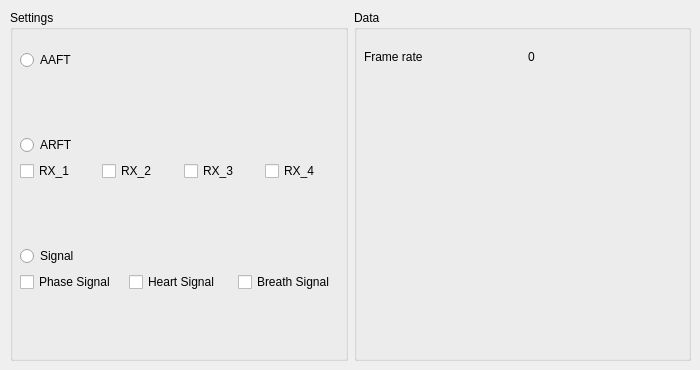
       <widget class="QWidget" name="tab_2">
        <attribute name="title">
         <string>Plot</string>
        </attribute>
        <widget class="QWidget" name="horizontalLayoutWidget_4">
         <property name="geometry">
          <rect>
           <x>10</x>
           <y>10</y>
           <width>681</width>
           <height>351</height>
          </rect>
         </property>
         <layout class="QHBoxLayout" name="horizontalLayout_26">
          <item>
           <widget class="QGroupBox" name="groupBox_8">
            <property name="title">
             <string>Settings</string>
            </property>
            <widget class="QWidget" name="verticalLayoutWidget_13">
             <property name="geometry">
              <rect>
               <x>10</x>
               <y>40</y>
               <width>321</width>
               <height>301</height>
              </rect>
             </property>
             <layout class="QVBoxLayout" name="verticalLayout_13">
              <item>
               <layout class="QHBoxLayout" name="horizontalLayout_13">
                <item>
                 <widget class="QRadioButton" name="rb_plot_aaft_1">
                  <property name="text">
                   <string>AAFT</string>
                  </property>
                 </widget>
                </item>
               </layout>
              </item>
              <item>
               <spacer name="verticalSpacer_28">
                <property name="orientation">
                 <enum>Qt::Vertical</enum>
                </property>
                <property name="sizeHint" stdset="0">
                 <size>
                  <width>20</width>
                  <height>40</height>
                 </size>
                </property>
               </spacer>
              </item>
              <item>
               <layout class="QHBoxLayout" name="horizontalLayout_31">
                <item>
                 <widget class="QRadioButton" name="rb_plot_arft_1">
                  <property name="text">
                   <string>ARFT</string>
                  </property>
                 </widget>
                </item>
               </layout>
              </item>
              <item>
               <layout class="QHBoxLayout" name="horizontalLayout_3">
                <item>
                 <widget class="QCheckBox" name="cb_plot_arft_rx_1">
                  <property name="text">
                   <string>RX_1</string>
                  </property>
                 </widget>
                </item>
                <item>
                 <widget class="QCheckBox" name="cb_plot_arft_rx_2">
                  <property name="text">
                   <string>RX_2</string>
                  </property>
                 </widget>
                </item>
                <item>
                 <widget class="QCheckBox" name="cb_plot_arft_rx_3">
                  <property name="text">
                   <string>RX_3</string>
                  </property>
                 </widget>
                </item>
                <item>
                 <widget class="QCheckBox" name="cb_plot_arft_rx_4">
                  <property name="text">
                   <string>RX_4</string>
                  </property>
                 </widget>
                </item>
               </layout>
              </item>
              <item>
               <spacer name="verticalSpacer_29">
                <property name="orientation">
                 <enum>Qt::Vertical</enum>
                </property>
                <property name="sizeHint" stdset="0">
                 <size>
                  <width>20</width>
                  <height>40</height>
                 </size>
                </property>
               </spacer>
              </item>
              <item>
               <layout class="QHBoxLayout" name="horizontalLayout_30">
                <item>
                 <widget class="QRadioButton" name="rb_plot_signal_1">
                  <property name="text">
                   <string>Signal</string>
                  </property>
                 </widget>
                </item>
               </layout>
              </item>
              <item>
               <layout class="QHBoxLayout" name="horizontalLayout_12">
                <item>
                 <widget class="QCheckBox" name="cb_plot_phase_signal_1">
                  <property name="text">
                   <string>Phase Signal</string>
                  </property>
                 </widget>
                </item>
                <item>
                 <widget class="QCheckBox" name="cb_plot_heart_signal_1">
                  <property name="text">
                   <string>Heart Signal</string>
                  </property>
                 </widget>
                </item>
                <item>
                 <widget class="QCheckBox" name="cb_plot_breath_signal_1">
                  <property name="text">
                   <string>Breath Signal</string>
                  </property>
                 </widget>
                </item>
               </layout>
              </item>
              <item>
               <spacer name="verticalSpacer_22">
                <property name="orientation">
                 <enum>Qt::Vertical</enum>
                </property>
                <property name="sizeHint" stdset="0">
                 <size>
                  <width>20</width>
                  <height>40</height>
                 </size>
                </property>
               </spacer>
              </item>
             </layout>
            </widget>
           </widget>
          </item>
          <item>
           <widget class="QGroupBox" name="groupBox_9">
            <property name="title">
             <string>Data</string>
            </property>
            <widget class="QWidget" name="verticalLayoutWidget_14">
             <property name="geometry">
              <rect>
               <x>10</x>
               <y>40</y>
               <width>321</width>
               <height>301</height>
              </rect>
             </property>
             <layout class="QVBoxLayout" name="verticalLayout_14">
              <item>
               <layout class="QHBoxLayout" name="horizontalLayout_29">
                <item>
                 <widget class="QLabel" name="lb_plot_frame_rate_1">
                  <property name="text">
                   <string>Frame rate</string>
                  </property>
                 </widget>
                </item>
                <item>
                 <widget class="QLabel" name="lb_plot_frame_rate_2">
                  <property name="text">
                   <string>0</string>
                  </property>
                 </widget>
                </item>
               </layout>
              </item>
              <item>
               <spacer name="verticalSpacer_23">
                <property name="orientation">
                 <enum>Qt::Vertical</enum>
                </property>
                <property name="sizeHint" stdset="0">
                 <size>
                  <width>20</width>
                  <height>40</height>
                 </size>
                </property>
               </spacer>
              </item>
             </layout>
            </widget>
           </widget>
          </item>
         </layout>
        </widget>
       </widget>
